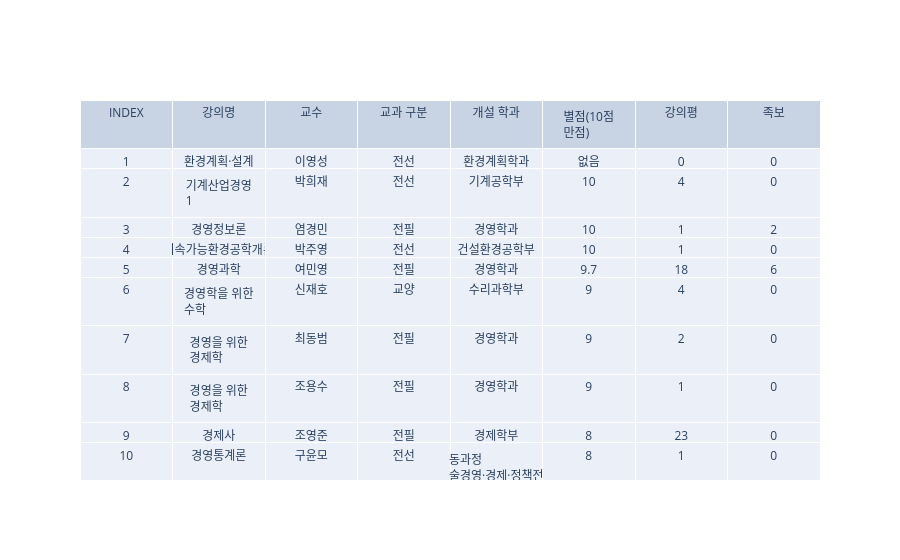

Notebook cell for this chart:
### Code cell
search_query = "산업"
ref_results = find_lecture_reference(search_query)

### Figure 1 — Plotly figure (JSON) as saved in the notebook; plotly's stock layout.template omitted (floating-point values rounded to 4 significant figures; data arrays with more than 128 entries replaced by an {"elided": "..."} marker saying what was removed)
{"data": [{"cells": {"values": {"elided": "8x20 mixed values"}}, "header": {"values": ["INDEX", "강의명", "교수", "교과 구분", "개설 학과", "별점(10점 만점)", "강의평", "족보"]}, "type": "table"}], "layout": {}}
